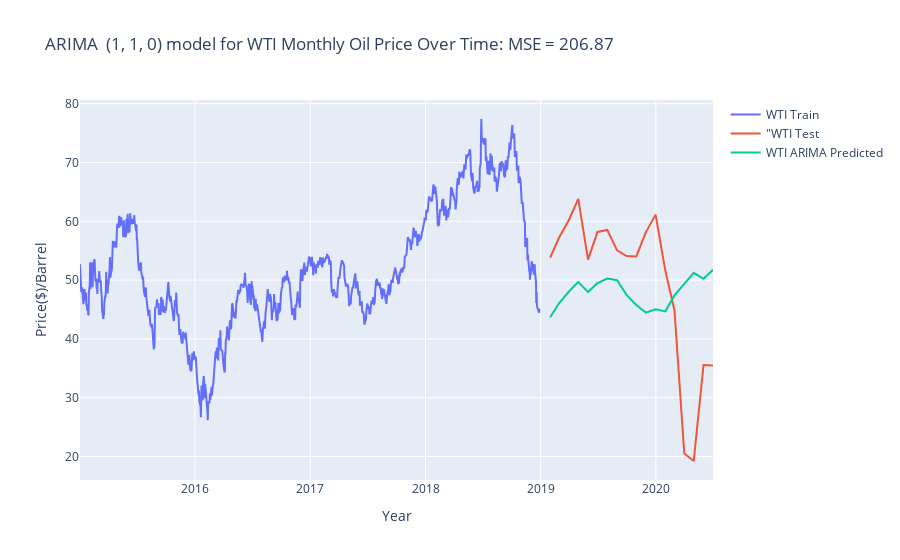

The code cell stored with this chart in its notebook:
### Code cell
#Visualising the predictions and original data using Plotly
fig = go.Figure()
fig.add_trace(go.Scatter(x=WTI_train_2.index,
        y=WTI_train_2['WTI'], mode='lines',
        name='WTI Train'))
fig.add_trace(go.Scatter(x=WTI_test.index,
        y=WTI_test,mode='lines',
        name='"WTI Test'))
fig.add_trace(go.Scatter(x=WTI_prediction.index,
        y=WTI_prediction['WTI_predicted_oil_price'],mode='lines',
        name='WTI ARIMA Predicted'))
fig.update_layout(
    title="ARIMA  (1, 1, 0) model for WTI Monthly Oil Price Over Time: MSE = 206.87",
    xaxis_title="Year",
    yaxis_title="Price($)/Barrel")
fig.show()

### Figure 1 — Plotly figure (JSON) as saved in the notebook; plotly's stock layout.template omitted (floating-point values rounded to 4 significant figures; data arrays with more than 128 entries replaced by an {"elided": "..."} marker saying what was removed)
{"data": [{"mode": "lines", "name": "WTI Train", "type": "scatter", "x": {"elided": "996 str values"}, "y": {"elided": "996 float values"}}, {"mode": "lines", "name": "\"WTI Test", "type": "scatter", "x": ["2019-01-31T00:00:00", "2019-02-28T00:00:00", "2019-03-31T00:00:00", "2019-04-30T00:00:00", "2019-05-31T00:00:00", "2019-06-30T00:00:00", "2019-07-31T00:00:00", "2019-08-31T00:00:00", "2019-09-30T00:00:00", "2019-10-31T00:00:00", "2019-11-30T00:00:00", "2019-12-31T00:00:00", "2020-01-31T00:00:00", "2020-02-29T00:00:00", "2020-03-31T00:00:00", "2020-04-30T00:00:00", "2020-05-31T00:00:00", "2020-06-30T00:00:00"], "y": [53.84, 57.21, 60.19, 63.83, 53.49, 58.2, 58.53, 55.07, 54.09, 54.02, 58.12, 61.14, 51.58, 44.83, 20.51, 19.23, 35.57, 35.49]}, {"mode": "lines", "name": "WTI ARIMA Predicted", "type": "scatter", "x": ["2019-01-31T00:00:00", "2019-02-28T00:00:00", "2019-03-31T00:00:00", "2019-04-30T00:00:00", "2019-05-31T00:00:00", "2019-06-30T00:00:00", "2019-07-31T00:00:00", "2019-08-31T00:00:00", "2019-09-30T00:00:00", "2019-10-31T00:00:00", "2019-11-30T00:00:00", "2019-12-31T00:00:00", "2020-01-31T00:00:00", "2020-02-29T00:00:00", "2020-03-31T00:00:00", "2020-04-30T00:00:00", "2020-05-31T00:00:00", "2020-06-30T00:00:00"], "y": [43.68, 46.06, 48.03, 49.69, 47.96, 49.49, 50.26, 49.99, 47.49, 45.77, 44.47, 45.03, 44.68, 47.4, 49.35, 51.25, 50.24, 51.75]}], "layout": {"title": {"text": "ARIMA  (1, 1, 0) model for WTI Monthly Oil Price Over Time: MSE = 206.87"}, "xaxis": {"title": {"text": "Year"}}, "yaxis": {"title": {"text": "Price($)/Barrel"}}}}
